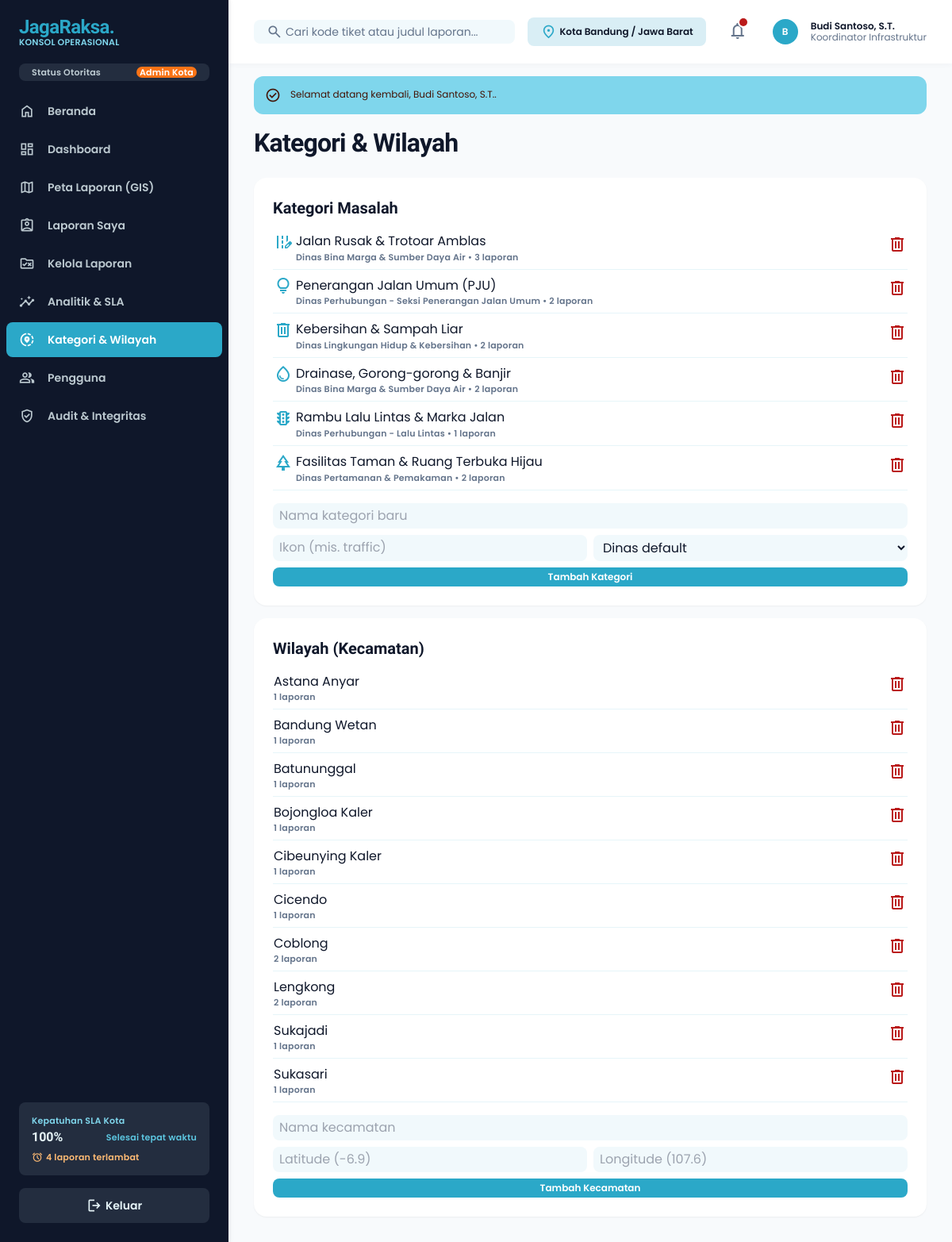
Page /kategori-wilayah.php (signed in) on the committed database.
### tables this page shows
CREATE TABLE users (
  id          BIGINT UNSIGNED NOT NULL AUTO_INCREMENT,
  name        VARCHAR(150) NOT NULL,
  username    VARCHAR(50)  NOT NULL,
  email       VARCHAR(190) NOT NULL,
  phone       VARCHAR(25)  NULL,
  password    VARCHAR(255) NOT NULL,                  
  role        ENUM('admin','petugas','pelapor') NOT NULL DEFAULT 'pelapor',
  jabatan     VARCHAR(120) NULL,
  agency_id   INT UNSIGNED NULL,
  is_active   TINYINT(1)   NOT NULL DEFAULT 1,
  last_login  DATETIME     NULL,
  created_at  TIMESTAMP NOT NULL DEFAULT CURRENT_TIMESTAMP,
  PRIMARY KEY (id),
  UNIQUE KEY uq_users_username (username),
  UNIQUE KEY uq_users_email (email),
  KEY idx_users_role (role),
  CONSTRAINT fk_users_agency FOREIGN KEY (agency_id) REFERENCES agencies (id) ON DELETE SET NULL
);

CREATE TABLE categories (
  id          INT UNSIGNED NOT NULL AUTO_INCREMENT,
  slug        VARCHAR(80)  NOT NULL,
  name        VARCHAR(120) NOT NULL,
  icon        VARCHAR(50)  NOT NULL DEFAULT 'report',     
  agency_id   INT UNSIGNED NULL,                          
  description TEXT NULL,
  PRIMARY KEY (id),
  UNIQUE KEY uq_categories_slug (slug),
  CONSTRAINT fk_cat_agency FOREIGN KEY (agency_id) REFERENCES agencies (id) ON DELETE SET NULL
);

CREATE TABLE agencies (
  id          INT UNSIGNED NOT NULL AUTO_INCREMENT,
  code        VARCHAR(20)  NOT NULL,
  name        VARCHAR(150) NOT NULL,
  created_at  TIMESTAMP NOT NULL DEFAULT CURRENT_TIMESTAMP,
  PRIMARY KEY (id),
  UNIQUE KEY uq_agencies_code (code)
);

CREATE TABLE districts (
  id        INT UNSIGNED NOT NULL AUTO_INCREMENT,
  name      VARCHAR(100) NOT NULL,
  city      VARCHAR(100) NOT NULL DEFAULT 'Kota Bandung',
  latitude  DECIMAL(10,8) NULL,
  longitude DECIMAL(11,8) NULL,
  PRIMARY KEY (id)
);

### includes/core_v2.php (called while the page is built, shortened)
<?php
function sql_overdue_expr($a = 'r')
{
    return "(CASE WHEN {$a}.status = 'pending' THEN {$a}.respond_due_at ELSE {$a}.resolve_due_at END) < NOW()";
}
function sla_overview()
{
    $c = ['overdue' => 0, 'compliance' => null];
    try {
        $c['overdue'] = (int)db()->query("SELECT COUNT(*) FROM reports WHERE deleted_at IS NULL AND status IN ('pending','proses') AND " . sql_overdue_expr('reports'))->fetchColumn();
        $row = db()->query("SELECT COUNT(*) n, SUM(resolved_at <= resolve_due_at) ok FROM reports
                            WHERE deleted_at IS NULL AND status = 'selesai' AND resolved_at IS NOT NULL AND resolve_due_at IS NOT NULL")->fetch();
        $c['compliance'] = ($row && (int)$row['n'] > 0) ? round((int)$row['ok'] / (int)$row['n'] * 100, 1) : null;
    } catch (Throwable $ex) {
    }
    return $c;
}

### kategori-wilayah.php (the view, shortened to what this page needs)
<?php
require_once __DIR__ . '/config.php';
$user   = require_role('admin');
$active = 'kategori';
$cats = db()->query('SELECT c.*, a.name agency, (SELECT COUNT(*) FROM reports r WHERE r.category_id = c.id) n FROM categories c LEFT JOIN agencies a ON a.id = c.agency_id ORDER BY c.id')->fetchAll();
$dists = db()->query('SELECT d.*, (SELECT COUNT(*) FROM reports r WHERE r.district_id = d.id) n FROM districts d ORDER BY d.name')->fetchAll();
include __DIR__ . '/includes/app_top.php';
?>
<h1 class="font-headline-xl text-headline-xl tracking-tight mb-space-lg">Kategori &amp; Wilayah</h1>
<div class="grid grid-cols-1 xl:grid-cols-2 gap-gutter-sm">
  <div class="bg-surface-container-lowest rounded-xl shadow-sm p-space-lg">
    <h2 class="font-headline-md text-headline-md mb-space-sm">Kategori Masalah</h2>
    <table class="w-full text-left mb-space-md"><tbody>
      <?php foreach ($cats as $c): ?><tr class="border-b border-surface-container"><td class="py-2"><span class="material-symbols-outlined align-middle text-primary mr-1"><?= e($c['icon']) ?></span><?= e($c['name']) ?><div class="font-label-sm text-label-sm text-on-surface-variant ml-7"><?= e($c['agency'] ?? '-') ?> • <?= (int)$c['n'] ?> laporan</div></td>
        <td class="text-right"><form method="post" onsubmit="return confirm('Hapus kategori ini?')"><button class="text-error"><span class="material-symbols-outlined"></span></button></form></td></tr><?php endforeach; ?>
    </tbody></table>
    <form method="post" class="grid grid-cols-2 gap-space-sm"><?= csrf_field() ?><input type="hidden" name="do" value="cat_add">
      <input name="name" placeholder="Nama kategori baru" required class="<?= $f ?> col-span-2"/>
      <input name="icon" placeholder="Ikon (mis. traffic)" class="<?= $f ?>"/>
      <select name="agency_id" class="<?= $f ?>"><option value="">Dinas default</option><?php foreach (agencies() as $a): ?><option value="<?= $a['id'] ?>"><?= e($a['name']) ?></option><?php endforeach; ?></select>
      <button class="col-span-2 py-space-xs rounded bg-primary text-on-primary font-label-md text-label-md">Tambah Kategori</button></form>
  </div>
  <div class="bg-surface-container-lowest rounded-xl shadow-sm p-space-lg">
    <h2 class="font-headline-md text-headline-md mb-space-sm">Wilayah (Kecamatan)</h2>
    <table class="w-full text-left mb-space-md"><tbody>
      <?php foreach ($dists as $d): ?><tr class="border-b border-surface-container"><td class="py-2"><?= e($d['name']) ?><div class="font-label-sm text-label-sm text-on-surface-variant"><?= (int)$d['n'] ?> laporan</div></td>
        <td class="text-right"><form method="post" onsubmit="return confirm('Hapus kecamatan ini?')"><button class="text-error"><span class="material-symbols-outlined"></span></button></form></td></tr><?php endforeach; ?>
    </tbody></table>
    <form method="post" class="grid grid-cols-2 gap-space-sm"><?= csrf_field() ?><input type="hidden" name="do" value="dist_add">
      <input name="name" placeholder="Nama kecamatan" required class="<?= $f ?> col-span-2"/>
      <input name="lat" placeholder="Latitude (-6.9)" class="<?= $f ?>"/><input name="lng" placeholder="Longitude (107.6)" class="<?= $f ?>"/>
      <button class="col-span-2 py-space-xs rounded bg-primary text-on-primary font-label-md text-label-md">Tambah Kecamatan</button></form>
  </div>
</div>
<?php include __DIR__ . '/includes/app_bottom.php'; ?>

### includes/app_top.php (shortened to what this page needs)
<?php
require_once __DIR__ . '/../config.php';
$user = $user ?? require_login();
$menu = [
    ['beranda',        'index.php',            'home',            'Beranda',             ['admin','petugas','pelapor']],
    ['dashboard',      'dashboard.php',        'dashboard',       'Dashboard',           ['admin','petugas','pelapor']],
    ['peta',           'peta.php',             'map',             'Peta Laporan (GIS)',  ['admin','petugas','pelapor']],
    ['laporan-saya',   'laporan-saya.php',     'assignment_ind',  'Laporan Saya',        ['admin','petugas','pelapor']],
    ['kelola',         'kelola-laporan.php',   'rule_folder',     'Kelola Laporan',      ['admin','petugas']],
    ['analitik',       'analitik.php',         'insights',        'Analitik & SLA',      ['admin','petugas']],
    ['kategori',       'kategori-wilayah.php', 'share_location',  'Kategori & Wilayah',  ['admin']],
    ['pengguna',       'pengguna.php',         'group',           'Pengguna',            ['admin']],
    ['audit',          'audit.php',            'verified_user',   'Audit & Integritas',  ['admin']],
];
$unread = (int)db()->query('SELECT COUNT(*) FROM notifications WHERE is_read = 0 AND user_id = ' . (int)$user['id'])->fetchColumn();
$sla = sla_overview();
$slaPct = $sla['compliance'] === null ? '-' : $sla['compliance'] . '%';
$searchAction = is_staff($user) ? 'kelola-laporan.php' : 'laporan-saya.php';
include __DIR__ . '/head.php';
?>
<body class="bg-background font-body-md text-on-surface antialiased">
<aside id="sidebar" class="fixed left-0 top-0 h-full w-72 bg-inverse-surface text-inverse-on-surface z-[1200] flex flex-col justify-between shadow-[0_1px_8px_rgba(16,42,67,0.08)] -translate-x-full lg:translate-x-0 transition-transform">
  <div class="flex flex-col">
    <a href="index.php" class="h-20 px-space-lg flex items-center gap-space-md">
      <div class="flex flex-col">
        <span class="font-extrabold text-2xl text-primary tracking-tight leading-none" style="font-family:'Bricolage Grotesque',Poppins,sans-serif">JagaRaksa.</span>
        <span class="font-label-sm text-label-sm text-tertiary-fixed leading-none mt-space-2xs">KONSOL OPERASIONAL</span>
      </div>
    </a>
    <div class="px-space-lg mb-space-md">
      <div class="flex items-center justify-between px-space-md py-space-xs rounded bg-surface-variant/10">
        <span class="font-label-sm text-label-sm text-inverse-on-surface/80">Status Otoritas</span>
        <span class="font-label-sm text-label-sm px-space-xs rounded bg-tertiary-container text-on-tertiary-container"><?= e(role_label($user['role'])) ?></span>
      </div>
    </div>
    <nav class="flex flex-col gap-space-xs px-space-sm">
      <?php foreach ($menu as [$key, $href, $icon, $label, $roles]): if (!in_array($user['role'], $roles, true)) continue;
        $on = ($active ?? '') === $key; ?>
        <a href="<?= $href ?>" <?= $on ? 'aria-current="page"' : '' ?>
           class="flex items-center gap-space-md px-space-md py-space-sm rounded transition-colors <?= $on ? 'bg-primary-container text-on-primary-container font-bold' : 'text-inverse-on-surface/80 hover:bg-surface-variant/20 hover:text-inverse-on-surface' ?>">
          <span class="material-symbols-outlined text-xl"><?= $icon ?></span>
          <span class="font-label-lg text-label-lg"><?= e($label) ?></span>
        </a>
      <?php endforeach; ?>
    </nav>
  </div>
  <div class="p-space-lg flex flex-col gap-space-md">
    <div class="p-space-md rounded bg-surface-variant/10 text-inverse-on-surface/80 flex flex-col gap-space-2xs">
      <span class="font-label-sm text-label-sm text-tertiary-fixed">Kepatuhan SLA Kota</span>
      <div class="flex items-center justify-between">
        <span class="font-headline-sm text-headline-sm text-inverse-on-surface"><?= e($slaPct) ?></span>
        <span class="font-label-sm text-label-sm text-tertiary-fixed-dim">Selesai tepat waktu</span>
      </div>
      <?php if (is_staff($user) && $sla['overdue'] > 0): ?>
      <a href="kelola-laporan.php?sla=overdue" class="mt-space-xs inline-flex items-center gap-1 font-label-sm text-label-sm text-orange-300 hover:underline"><span class="material-symbols-outlined text-[14px]">alarm</span><?= (int)$sla['overdue'] ?> laporan terlambat</a>
      <?php endif; ?>
    </div>
    <form method="post" action="logout.php"><?= csrf_field() ?>
      <button type="submit" class="w-full flex items-center justify-center gap-space-xs px-space-md py-space-sm rounded bg-surface-variant/10 hover:bg-surface-variant/25 transition-colors font-label-lg text-label-lg">
        <span class="material-symbols-outlined text-xl">logout</span> Keluar
      </button>
    </form>
  </div>
</aside>
<div class="lg:pl-72">
  <header class="fixed top-0 left-0 lg:left-72 right-0 h-20 bg-surface-container-lowest/90 backdrop-blur-md shadow-[0_1px_8px_rgba(16,42,67,0.04)] z-[1100] flex items-center justify-between px-margin-mobile lg:px-gutter-lg gap-space-md">
    <form method="get" action="<?= $searchAction ?>" class="flex items-center gap-space-md flex-1 max-w-lg">
      <div class="relative w-full">
        <span class="material-symbols-outlined absolute left-space-md top-1/2 -translate-y-1/2 text-on-surface-variant text-xl">search</span>
        <input name="q" value="<?= e($_GET['q'] ?? '') ?>" class="w-full pl-10 pr-space-md py-space-xs rounded bg-surface-container-low text-on-surface placeholder:text-on-surface-variant focus:outline-none focus:ring-2 focus:ring-primary font-body-md text-body-md" placeholder="Cari kode tiket atau judul laporan..." type="text"/>
      </div>
    </form>
    <div class="flex items-center gap-space-lg">
      <div class="hidden md:flex items-center gap-space-xs px-space-md py-space-xs rounded bg-surface-container-high text-on-surface">
        <span class="material-symbols-outlined text-primary text-xl">location_on</span>
        <span class="font-label-md text-label-md">Kota Bandung / Jawa Barat</span>
      </div>
      <div class="relative">
        <button type="button" onclick="document.getElementById('notifBox').classList.toggle('hidden')" class="relative p-space-xs rounded hover:bg-surface-container text-on-surface-variant hover:text-on-surface transition-colors">
          <span class="material-symbols-outlined text-2xl">notifications</span>
          <?php if ($unread): ?><span class="absolute top-1 right-1 w-2.5 h-2.5 rounded-full bg-error ring-2 ring-surface-container-lowest"></span><?php endif; ?>
        </button>
      </div>
      <div class="flex items-center gap-space-md pl-space-xs">
        <?= user_avatar($user) ?>
        <div class="hidden sm:flex flex-col text-left">
          <span class="font-label-md text-label-md text-on-surface leading-none"><?= e($user['name']) ?></span>
          <span class="font-body-sm text-body-sm text-on-surface-variant leading-none mt-space-2xs"><?= e($user['jabatan'] ?: role_label($user['role'])) ?></span>
        </div>
      </div>
    </div>
  </header>
  <main class="relative pt-20 bg-background min-h-screen px-margin-mobile lg:px-gutter-lg py-space-xl">
    <div class="flex flex-col w-full pt-space-md">
    <?= flash_render() ?>

### config.php (shortened to what this page needs)
<?php
function db()
{
    static $pdo = null;
    if ($pdo === null) {
        try {
            $pdo = new PDO(
                'mysql:host=' . DB_HOST . ';port=' . DB_PORT . ';dbname=' . DB_NAME . ';charset=utf8mb4',
                DB_USER,
                DB_PASS,
                [
                    PDO::ATTR_ERRMODE            => PDO::ERRMODE_EXCEPTION,
                    PDO::ATTR_DEFAULT_FETCH_MODE => PDO::FETCH_ASSOC,
                    PDO::ATTR_EMULATE_PREPARES   => true,
                ]
            );
            $pdo->exec("SET time_zone = '+07:00'");
        } catch (PDOException $ex) {
            http_response_code(500);
            $msg = 'Koneksi database gagal. Pastikan MySQL berjalan, database.sql sudah diimpor, dan kredensial di config.php benar.';
            if (APP_DEBUG) {
                $msg .= "\n\nDetail: " . $ex->getMessage() . "\n\nBuka diagnosa.php untuk pemeriksaan lengkap.";
            }
            header('Content-Type: text/plain; charset=utf-8');
            exit($msg);
        }
    }
    return $pdo;
}
function e($v)
{
    return htmlspecialchars((string)$v, ENT_QUOTES | ENT_SUBSTITUTE, 'UTF-8');
}
function flash_render()
{
    $f = $_SESSION['flash'];
    $ok  = $f['type'] === 'success';
    $cls = $ok ? 'bg-tertiary-fixed text-on-tertiary-fixed' : 'bg-error-container text-on-error-container';
    $ico = $ok ? 'check_circle' : 'error';
    return '<div class="flex items-start gap-3 p-3.5 rounded-lg mb-4 ' . $cls . '">'
        . '<span class="material-symbols-outlined text-[20px] shrink-0">' . $ico . '</span>'
        . '<p class="font-body-sm text-body-sm">' . e($f['msg']) . '</p></div>';
}
function current_user()
{
    static $loaded = false, $user = null;
    if (!$loaded) {
        if (!empty($_SESSION['uid'])) {
            $st = db()->prepare('SELECT u.*, a.name AS agency_name FROM users u
                                 LEFT JOIN agencies a ON a.id = u.agency_id
                                 WHERE u.id = ? AND u.is_active = 1');
            $st->execute([(int)$_SESSION['uid']]);
            $user = $st->fetch() ?: null;
        }
    }
    return $user;
}
function is_staff($u = null)
{
    $u = $u ?: current_user();
    return $u && in_array($u['role'], ['admin', 'petugas'], true);
}
function require_login()
{
    $u = current_user();
    return $u;
}
function require_role(...$roles)
{
    $u = require_login();
    return $u;
}
function role_label($role)
{
    $m = ['admin' => 'Admin Kota', 'petugas' => 'Petugas Lapangan', 'pelapor' => 'Warga Pelapor'];
    return $m[$role] ?? $role;
}
function user_avatar($u)
{
    $initial = mb_strtoupper(mb_substr($u['name'], 0, 1));
    return '<div class="w-8 h-8 rounded-full bg-primary-container text-on-primary-container flex items-center justify-center font-label-md text-label-md">'
        . e($initial) . '</div>';
}
require_once __DIR__ . '/includes/core_v2.php';

### includes/head.php (style rules this page uses)
.material-symbols-outlined { font-variation-settings:'FILL' 0,'wght' 400,'GRAD' 0,'opsz' 24 }
body { font-family:Poppins,sans-serif }
html { scroll-behavior:smooth }

### rows in the picture
users: role "Admin Kota", name "B", name "Budi Santoso, S.T.", jabatan "Koordinator Infrastruktur"
categories: name "Jalan Rusak & Trotoar Amblas", agency.name "Dinas Bina Marga & Sumber Daya Air", n "3"
categories: name "Penerangan Jalan Umum (PJU)", agency.name "Dinas Perhubungan - Seksi Penerangan Jalan Umum", n "2"
categories: name "Kebersihan & Sampah Liar", agency.name "Dinas Lingkungan Hidup & Kebersihan", n "2"
categories: name "Drainase, Gorong-gorong & Banjir", agency.name "Dinas Bina Marga & Sumber Daya Air", n "2"
categories: name "Rambu Lalu Lintas & Marka Jalan", agency.name "Dinas Perhubungan - Lalu Lintas", n "1"
categories: name "Fasilitas Taman & Ruang Terbuka Hijau", agency.name "Dinas Pertamanan & Pemakaman", n "2"
districts: name "Astana Anyar", n "1"
districts: name "Bandung Wetan", n "1"
districts: name "Batununggal", n "1"
districts: name "Bojongloa Kaler", n "1"
districts: name "Cibeunying Kaler", n "1"
districts: name "Cicendo", n "1"
districts: name "Coblong", n "2"
districts: name "Lengkong", n "2"
districts: name "Sukajadi", n "1"
districts: name "Sukasari", n "1"

### other values in the picture
$label "Beranda"
$label "Dashboard"
$label "Peta Laporan (GIS)"
$label "Laporan Saya"
$label "Kelola Laporan"
$label "Analitik & SLA"
$label "Kategori & Wilayah"
$label "Pengguna"
$label "Audit & Integritas"
$slaPct "100%"
$sla['overdue'] "4"
$f['msg'] "Selamat datang kembali, Budi Santoso, S.T.."
